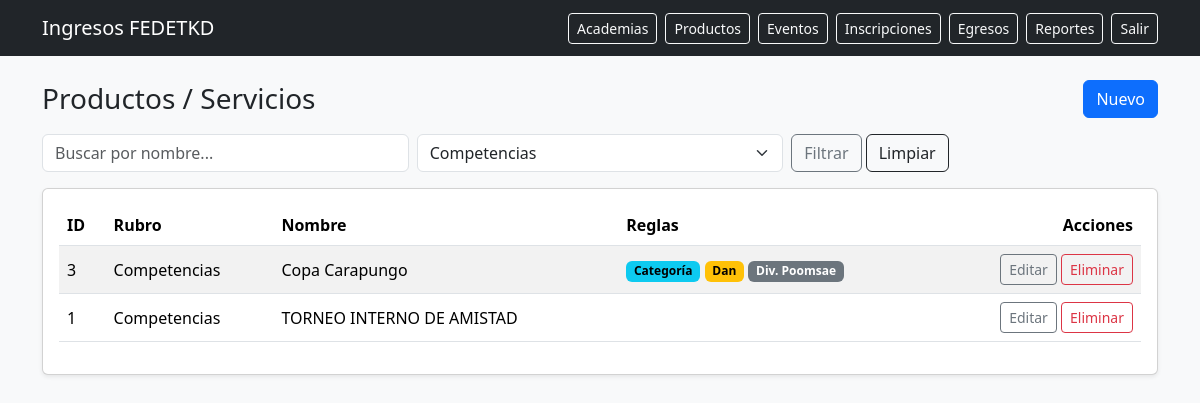
/productos/?rubro_id=5 (signed in), run on the app's committed database.
### app/models/catalogos.py (models this page shows)
class ProductoServicio(TimestampMixin, db.Model):
    __tablename__ = "productos_servicio"
    id = db.Column(db.Integer, primary_key=True)
    rubro_id = db.Column(db.Integer, db.ForeignKey("rubros.id"), nullable=False, index=True)
    rubro = db.relationship("Rubro", backref=db.backref("productos", lazy=True))
    nombre = db.Column(db.String(190), nullable=False, index=True)
    descripcion = db.Column(db.Text, nullable=True)
    requiere_categoria = db.Column(db.Boolean, default=False, nullable=False)
    requiere_dan = db.Column(db.Boolean, default=False, nullable=False)
    requiere_division_poomsae = db.Column(db.Boolean, default=False, nullable=False)

class Rubro(db.Model):
    __tablename__ = "rubros"
    id = db.Column(db.Integer, primary_key=True)
    codigo = db.Column(db.String(30), unique=True, nullable=False)  # CURSO/AFILIACION/ASCENSO/GAL/COMPETENCIA
    nombre = db.Column(db.String(100), nullable=False)

### app/blueprints/productos/routes.py (the view)
@bp.route("/")
@login_required
def index():
    rubro_id = request.args.get("rubro_id", type=int)
    q = (request.args.get("q") or "").strip()
    query = ProductoServicio.query.join(Rubro).order_by(ProductoServicio.nombre.asc())
    if rubro_id:
        query = query.filter(ProductoServicio.rubro_id == rubro_id)
    if q:
        query = query.filter(ProductoServicio.nombre.ilike(f"%{q}%"))
    productos = query.all()
    rubros = Rubro.query.order_by(Rubro.nombre.asc()).all()
    return render_template("productos/index.html", productos=productos, rubros=rubros, rubro_id=rubro_id, q=q)

### app/models/auth.py (called while the page is built)
@login_manager.user_loader
def load_user(user_id: str):
    return User.query.get(int(user_id))

### app/templates/productos/index.html (shortened to what this page needs)
{% extends "base.html" %}
{% block content %}
<div class="d-flex justify-content-between align-items-center mb-3">
  <h3 class="mb-0">Productos / Servicios</h3>
  <a class="btn btn-primary" href="{{ url_for('productos.nuevo') }}">Nuevo</a>
</div>
<form class="row g-2 mb-3" method="get">
  <div class="col-md-4">
    <input class="form-control" name="q" value="{{ q }}" placeholder="Buscar por nombre...">
  </div>
  <div class="col-md-4">
    <select class="form-select" name="rubro_id">
      {% for r in rubros %}
      <option value="{{ r.id }}" {% if rubro_id==r.id %}selected{% endif %}>{{ r.nombre }}</option>
      {% endfor %}
    </select>
  </div>
  <div class="col-md-4">
    <button class="btn btn-outline-secondary">Filtrar</button>
    <a class="btn btn-outline-dark" href="{{ url_for('productos.index') }}">Limpiar</a>
  </div>
</form>
<div class="card shadow-sm">
  <div class="card-body">
    <table class="table table-striped align-middle">
      <thead>
        <tr>
          <th>ID</th>
          <th>Rubro</th>
          <th>Nombre</th>
          <th>Reglas</th>
          <th class="text-end">Acciones</th>
        </tr>
      </thead>
      <tbody>
      {% for p in productos %}
        <tr>
          <td>{{ p.id }}</td>
          <td>{{ p.rubro.nombre }}</td>
          <td>{{ p.nombre }}</td>
          <td>
            {% if p.requiere_categoria %}<span class="badge text-bg-info">Categoría</span>{% endif %}
            {% if p.requiere_dan %}<span class="badge text-bg-warning">Dan</span>{% endif %}
            {% if p.requiere_division_poomsae %}<span class="badge text-bg-secondary">Div. Poomsae</span>{% endif %}
          </td>
          <td class="text-end">
            <a class="btn btn-sm btn-outline-secondary" href="{{ url_for('productos.editar', producto_id=p.id) }}">Editar</a>
            <form method="post" action="{{ url_for('productos.eliminar', producto_id=p.id) }}" class="d-inline"
                  onsubmit="return confirm('¿Eliminar producto/servicio?');">
              <button class="btn btn-sm btn-outline-danger">Eliminar</button>
            </form>
          </td>
        </tr>
      {% endfor %}
      </tbody>
    </table>
  </div>
</div>
{% endblock %}

### data on the page
ProductoServicio: id "3", rubro.nombre "Competencias", nombre "Copa Carapungo", requiere_categoria "Categoría", requiere_dan "Dan", requiere_division_poomsae "Div. Poomsae"
ProductoServicio: id "1", rubro.nombre "Competencias", nombre "TORNEO INTERNO DE AMISTAD"

### other printed values
form field rubro_id "Competencias"
